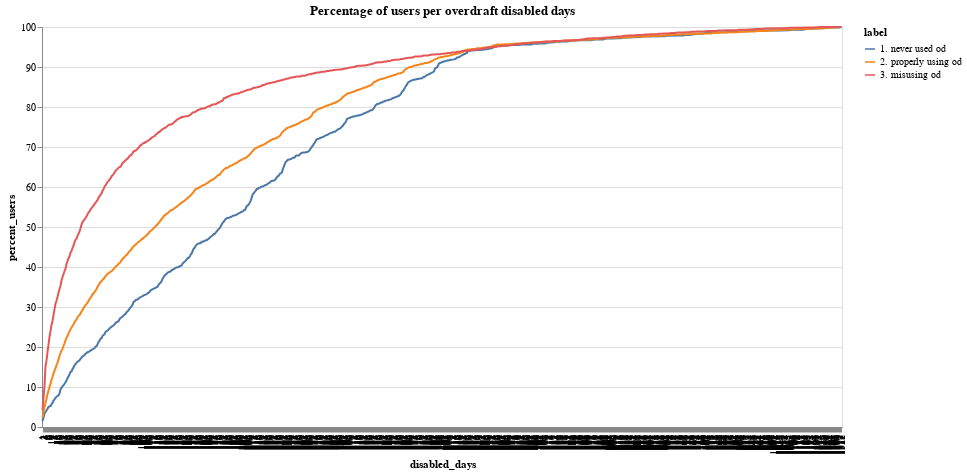

Notebook code for this chart:
### Markdown cell above
Here we can see how many days our users have their overdraft disabled. For each group, we have:
 - __1. never used overdraft__: 25% of the users having overdraft disabled for __70__ days or less
 - __2. properly using overdraft__: 25% of the users having overdraft disabled for __31__ days or less
 - __3. misusing overdraft__: 25% of the users having overdraft disabled for __10__ days or less
 
This means that users misusing overdraft tend to also have the product disabled for a shorter period of time, and those who never used overdraft tend to have it disabled for a longer period of time (which makes sense since they are not using this product).

### Code cell
# disabled days over time
df_disabled_group1 = df_never_used[
    df_never_used["disabled_status"] == "has disabled days in between"
]
df_disabled_group1 = df_disabled_group1.groupby(["disabled_days"]).count().reset_index()
df_disabled_group1["label"] = "1. never used od"
df_disabled_group1["percent_users"] = round(
    (
        df_disabled_group1["user_created"].cumsum()
        / df_disabled_group1["user_created"].sum()
    )
    * 100,
    1,
)

df_disabled_group2 = df_properly_using[
    df_properly_using["disabled_status"] == "has disabled days in between"
]
df_disabled_group2 = df_disabled_group2.groupby(["disabled_days"]).count().reset_index()
df_disabled_group2["label"] = "2. properly using od"
df_disabled_group2["percent_users"] = round(
    (
        df_disabled_group2["user_created"].cumsum()
        / df_disabled_group2["user_created"].sum()
    )
    * 100,
    1,
)

df_disabled_group3 = df_misusing[
    df_misusing["disabled_status"] == "has disabled days in between"
]
df_disabled_group3 = df_disabled_group3.groupby(["disabled_days"]).count().reset_index()
df_disabled_group3["label"] = "3. misusing od"
df_disabled_group3["percent_users"] = round(
    (
        df_disabled_group3["user_created"].cumsum()
        / df_disabled_group3["user_created"].sum()
    )
    * 100,
    1,
)


df_disabled_group = pd.concat(
    [df_disabled_group1, df_disabled_group2, df_disabled_group3]
)

af.line_multi(
    df_disabled_group, "label:N", "disabled_days:O", "percent_users:Q", 800, 400, "x"
).properties(title="Percentage of users per overdraft disabled days")

### Figure 1 — Vega-Lite specification as saved in the notebook (floating-point values rounded to 4 significant figures; data arrays with more than 128 entries replaced by an {"elided": "..."} marker saying what was removed)
{"config": {"view": {"continuousWidth": 400, "continuousHeight": 300}}, "data": {"name": "data-4d4e39295fed5fd7ecb53f952143bd94"}, "mark": "line", "encoding": {"color": {"type": "nominal", "field": "label"}, "tooltip": {"type": "quantitative", "field": "percent_users"}, "x": {"type": "ordinal", "field": "disabled_days"}, "y": {"type": "quantitative", "field": "percent_users", "sort": "x"}}, "height": 400, "title": "Percentage of users per overdraft disabled days", "width": 800, "$schema": "https://vega.github.io/schema/vega-lite/v4.8.1.json", "datasets": {"data-4d4e39295fed5fd7ecb53f952143bd94": {"elided": "1690 records"}}}
